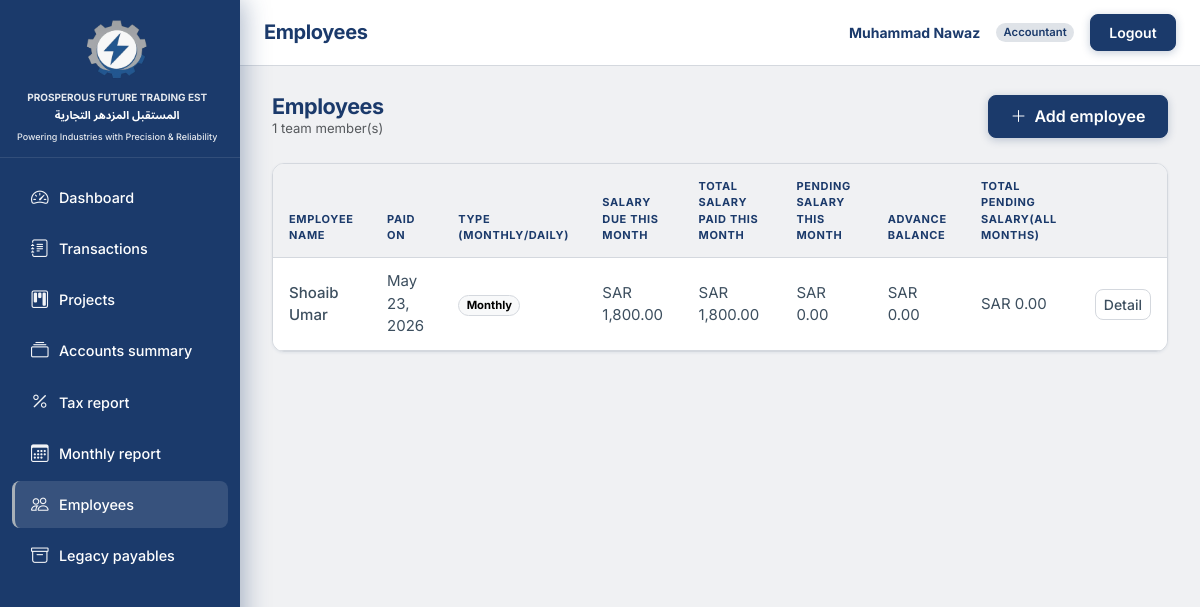
Page /employees/ (signed in) on the committed database.
### accounts/models.py (models this page shows, shortened)
class User(AbstractBaseUser, PermissionsMixin):
    email = models.EmailField(unique=True)
    full_name = models.CharField(max_length=255, blank=True)
    role = models.CharField(max_length=20, choices=Role.choices, default=Role.VIEWER)
    is_staff = models.BooleanField(default=False)
    is_active = models.BooleanField(default=True)
    date_joined = models.DateTimeField(default=timezone.now)
    objects = UserManager()
    USERNAME_FIELD = "email"
    REQUIRED_FIELDS = []
    class Meta:
        ordering = ["email"]
    @property
    def display_name(self):
        name = (self.full_name or "").strip()
        if name:
            return name
        return self.email.split("@")[0] if self.email else ""

### employees/models.py (models this page shows, shortened)
class Employee(models.Model):
    name = models.CharField(max_length=255)
    salary_paid_date = models.DateField(
        null=True,
        blank=True,
        verbose_name="Payment date",
        help_text="Date when salary was paid to this employee.",
    )
    salary_type = models.CharField(
        max_length=16, choices=SalaryType.choices, default=SalaryType.MONTHLY
    )
    monthly_salary = models.DecimalField(
        max_digits=14, decimal_places=2, null=True, blank=True
    )
    daily_rate = models.DecimalField(max_digits=14, decimal_places=2, null=True, blank=True)
    days_worked = models.DecimalField(
        max_digits=10, decimal_places=2, null=True, blank=True
    )
    salary_paid_this_month = models.DecimalField(
        max_digits=14, decimal_places=2, null=True, blank=True
    )
    advance_taken = models.DecimalField(
        max_digits=14, decimal_places=2, null=True, blank=True
    )
    advance_adjusted = models.DecimalField(
        max_digits=14, decimal_places=2, null=True, blank=True
    )
    previous_pending_salary = models.DecimalField(
        max_digits=14, decimal_places=2, null=True, blank=True
    )
    note = models.TextField(blank=True)
    class Meta:
        ordering = ["name"]
    @property
    def salary_due_this_month(self):
        st = self.salary_type
        if st == SalaryType.MONTHLY or st == SalaryType.WEEKLY:
            return self.monthly_salary or Decimal("0")
        if st == SalaryType.DAILY:
            dr = self.daily_rate or Decimal("0")
            dw = self.days_worked or Decimal("0")
            return dr * dw
        return Decimal("0")
    @property
    def pending_salary_this_month(self):
        due = self.salary_due_this_month
        paid = self.salary_paid_this_month
        if paid is None:
            paid = Decimal("0")
        return due - paid
    @property
    def advance_balance(self):
        taken = self.advance_taken or Decimal("0")
        adj = self.advance_adjusted or Decimal("0")
        return taken - adj
    @property
    def total_pending_salary_all_months(self):
        prev = self.previous_pending_salary or Decimal("0")
        return self.pending_salary_this_month + prev

### employees/views.py (the view)
# urls.py: path("", views.EmployeeListView.as_view(), name="list"),
class EmployeeListView(AccountantOrAdminRequiredMixin, ListView):
    model = Employee
    template_name = "employees/employee_list.html"
    context_object_name = "employees"
    def get_queryset(self):
        return employees_with_paid_on(
            Employee.objects.annotate(name_len=Length("name"))
        ).order_by("name")
    def get_context_data(self, **kwargs):
        ctx = super().get_context_data(**kwargs)
        ctx["totals"] = Employee.objects.aggregate(n=Count("id"))
        return ctx

### TradingEST/context_processors.py (called while the page is built)
def brand(_request):
    return {
        "brand_name_ar": BRAND_NAME_AR,
        "brand_name_en": BRAND_NAME_EN,
        "brand_tagline": BRAND_TAGLINE,
    }

### TradingEST/formatting.py (called while the page is built)
def _to_decimal(value) -> Decimal | None:
    if value is None or value == "":
        return None
    try:
        d = value if isinstance(value, Decimal) else Decimal(str(value))
        return d.quantize(_TWOPLACES, rounding=ROUND_HALF_UP)
    except (InvalidOperation, TypeError, ValueError):
        return None

def format_number(value) -> str | None:
    d = _to_decimal(value)
    if d is None:
        return None
    return f"{d:,.2f}"

def format_sar(value) -> str | None:
    n = format_number(value)
    if n is None:
        return None
    return f"SAR {n}"

### TradingEST/templatetags/te_format.py (called while the page is built)
@register.filter
def sar(value):
    out = format_sar(value)
    return out if out is not None else "—"

### accounts/mixins.py (called while the page is built)
    def dispatch(self, request, *args, **kwargs):
        if not request.user.is_authenticated:
            return HttpResponseRedirect(self.resolve_redirect(request))
        role = getattr(request.user, "role", None)
        if role not in self.allowed_roles:
            raise PermissionDenied("Insufficient role.")
        return super(SessionAuthenticatedMixin, self).dispatch(request, *args, **kwargs)

### employees/services.py (called while the page is built)
def _latest_salary_payment_subquery():
    return (
        Transaction.objects.filter(
            category=LedgerCategory.SALARY,
            flow_type=FlowType.OUT,
            party_name__iexact=OuterRef("name"),
        )
        .order_by("-date", "-pk")
        .values("date")[:1]
    )

def employees_with_paid_on(queryset: QuerySet[Employee] | None = None) -> QuerySet[Employee]:
    if queryset is None:
        queryset = Employee.objects.all()
    return queryset.annotate(
        paid_on=Coalesce(
            F("salary_paid_date"),
            Subquery(_latest_salary_payment_subquery()),
        )
    )

### templates/employees/employee_list.html (shortened to what this page needs)
{% extends "base.html" %}
{% block header_title %}Employees{% endblock %}
{% block content %}
<div class="te-page-heading-row">
  <div>
    <h1>Employees</h1>
    <p class="text-muted small mb-0">{{ totals.n }} team member(s)</p>
  </div>
  {% if user.role == 'admin' or user.role == 'accountant' %}
  <a class="btn te-btn-gradient" href="{% url 'employees:add' %}"><i class="bi bi-plus-lg me-1"></i> Add employee</a>
  {% endif %}
</div>
{% if employees %}
<div class="te-table-card">
  <div class="table-responsive">
    <table class="table table-sm mb-0 align-middle">
      <thead>
        <tr>
          <th>Employee Name</th><th>Paid on</th><th>Type (Monthly/Daily)</th><th>Salary Due This Month</th><th>Total Salary Paid This Month</th><th>Pending Salary This Month</th><th>Advance Balance</th><th>Total Pending Salary(All Months)</th><th></th>
        </tr>
      </thead>
      <tbody>
        {% for e in employees %}
        <tr>
          <td class="fw-medium">{{ e.name }}</td>
          <td>{{ e.paid_on|default:"—" }}</td>
          <td><span class="badge rounded-pill text-bg-light border">{{ e.salary_type }}</span></td>
          <td>{{ e.salary_due_this_month|sar }}</td>
          <td>{{ e.salary_paid_this_month|sar }}</td>
          <td>{{ e.pending_salary_this_month|sar }}</td>
          <td>{{ e.advance_balance|sar }}</td>
          <td>{{ e.total_pending_salary_all_months|sar }}</td>
          <td><a class="btn btn-sm te-btn-secondary" href="{% url 'employees:detail' e.pk %}">Detail</a></td>
        </tr>
        {% endfor %}
      </tbody>
    </table>
  </div>
</div>
{% else %}
<div class="te-page-card te-empty-state">
  <i class="bi bi-people" aria-hidden="true"></i>
  <p>No employees on file.</p>
</div>
{% endif %}
{% endblock %}

### templates/base.html (shortened to what this page needs)
{% load static %}
<!DOCTYPE html>
<html lang="en">
<head>
  <link href="https://cdn.jsdelivr.net/npm/bootstrap@5.3.3/dist/css/bootstrap.min.css" rel="stylesheet"
>
  <link rel="stylesheet" href="https://cdn.jsdelivr.net/npm/bootstrap-icons@1.11.3/font/bootstrap-icons.min.css">
  <link rel="stylesheet" href="{% static 'css/app.css' %}">
</head>
<body class="te-app-body">
<div class="te-app-layout">
  <div class="te-app-main">
    <header class="te-topbar">
      <div class="te-topbar-desktop d-none d-md-flex w-100 align-items-center justify-content-between gap-3 min-w-0">
        <h1 class="te-topbar-title text-truncate mb-0 flex-grow-1 min-w-0">{% block header_title %}Dashboard{% endblock %}</h1>
        {% if user.is_authenticated %}
        <div class="te-topbar-actions flex-shrink-0">
          <span class="te-topbar-user d-none d-lg-inline">{{ user.display_name }}</span>
          {% if user.role == 'admin' %}
          <span class="badge rounded-pill badge-role-admin">{{ user.get_role_display }}</span>
          {% elif user.role == 'accountant' %}
          <span class="badge rounded-pill badge-role-accountant">{{ user.get_role_display }}</span>
          {% else %}
          <span class="badge rounded-pill badge-role-viewer">{{ user.get_role_display }}</span>
          {% endif %}
          <form action="{% url 'accounts:logout' %}" method="post" class="d-inline mb-0">
            <button type="submit" class="btn btn-sm te-btn-logout">Logout</button>
          </form>
        </div>
        {% endif %}
      </div>
    </header>
    <div class="te-content-wrap">
      {% block content %}{% endblock %}
    </div>
  </div>
  <aside id="teSidebar" class="te-sidebar" aria-label="Main navigation">
    <div class="te-sidebar-head">
      <div class="te-sidebar-logo">
        {% include "partials/sidebar_brand.html" %}
      </div>
    </div>
    <div class="te-sidebar-nav">
      {% include "partials/sidebar_nav.html" %}
    </div>
  </aside>
</div>
</body>
</html>

### rows in the picture
User: display_name "Muhammad Nawaz", role "Accountant"
Employee: name "Shoaib Umar", paid_on "May 23, 2026", salary_type "Monthly", salary_due_this_month|sar "SAR 1,800.00", salary_paid_this_month|sar "SAR 1,800.00", pending_salary_this_month|sar "SAR 0.00", advance_balance|sar "SAR 0.00", total_pending_salary_all_months|sar "SAR 0.00"

### other values in the picture
{{ totals.n }} "1"
{{ brand_name_en }} "PROSPEROUS FUTURE TRADING EST"
{{ brand_name_ar }} "المستقبل المزدهر التجارية"
{{ brand_tagline }} "Powering Industries with Precision & Reliability"
